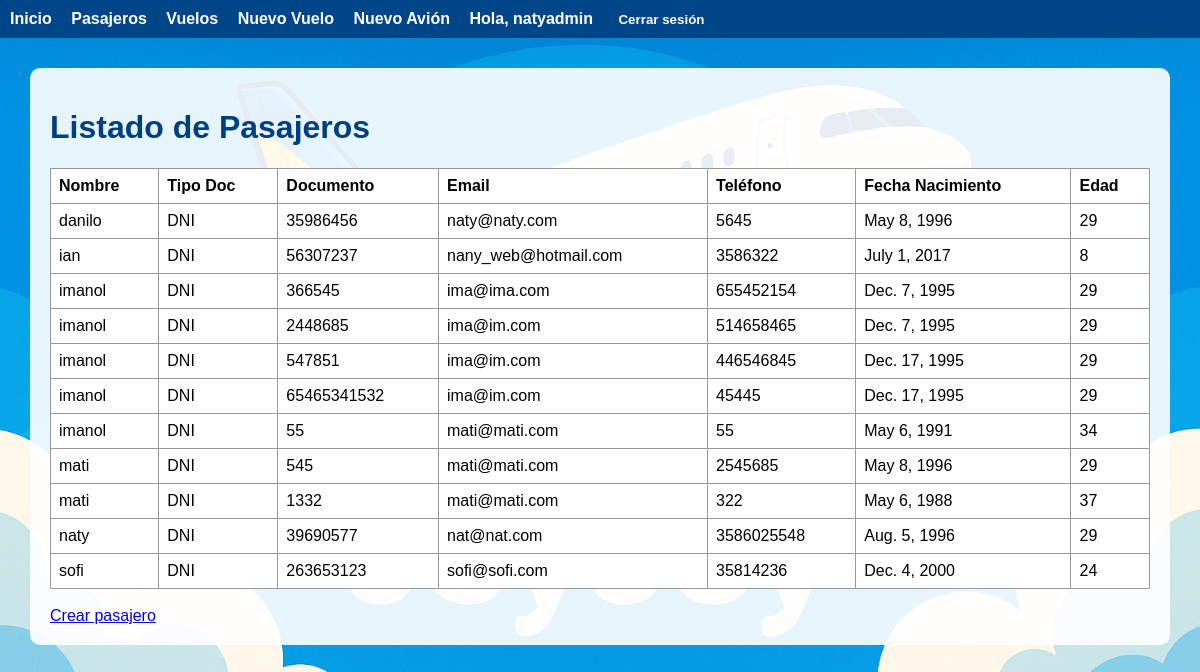
The page /pasajeros/ (signed in) on the database as committed earlier.
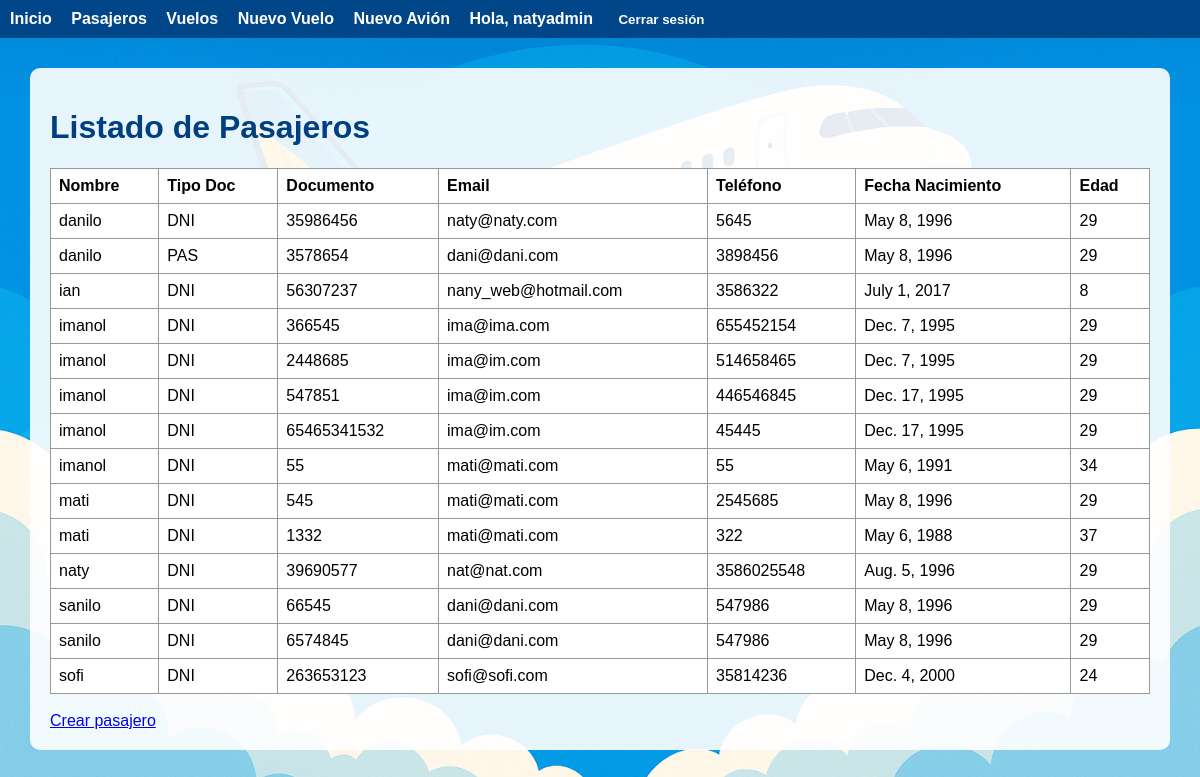
The same page on the database as committed later.
### pasajeros/models.py (models this page shows, shortened)
class Pasajero(models.Model):
    TIPO_DOCUMENTO_CHOICES = [
        ('DNI', 'DNI'),
        ('PAS', 'Pasaporte'),
        ('LC', 'Libreta Cívica'),
        ('LE', 'Libreta de Enrolamiento'),
        ('OTRO', 'Otro'),
    ]
    nombre = models.CharField(max_length=100)
    tipo_documento = models.CharField(max_length=10, choices=TIPO_DOCUMENTO_CHOICES)
    documento = models.CharField(max_length=30, unique=True)
    email = models.EmailField()
    telefono = models.CharField(max_length=20)
    fecha_nacimiento = models.DateField()
    @property
    def edad(self):
        today = date.today()
        return today.year - self.fecha_nacimiento.year - (
            (today.month, today.day) < (self.fecha_nacimiento.month, self.fecha_nacimiento.day)
        )
    class Meta:
        verbose_name = 'Pasajero'
        verbose_name_plural = 'Pasajeros'
        ordering = ['nombre']

### pasajeros/views.py (the view)
# urls.py: path('', views.lista_pasajeros, name='listado_pasajeros'),
@login_required
def lista_pasajeros(request):
    if request.user.perfil and request.user.perfil.rol != 'admin':
        return redirect('home:index')
    pasajeros = Pasajero.objects.all()
    return render(request, 'pasajeros/pasajeros_list.html', {'pasajeros': pasajeros})

### usuarios/models.py (called while the page is built)
def get_perfil(self):
    return getattr(self, 'perfilusuario', None)

### pasajeros/templates/pasajeros/pasajeros_list.html
{% extends 'base.html' %}
{% block content %}
  <h1>Listado de Pasajeros</h1>
  <table border="1">
    <thead>
      <tr>
        <th>Nombre</th>
        <th>Tipo Doc</th>
        <th>Documento</th>
        <th>Email</th>
        <th>Teléfono</th>
        <th>Fecha Nacimiento</th>
        <th>Edad</th>
      </tr>
    </thead>
    <tbody>
      {% for p in pasajeros %}
        <tr>
          <td>{{ p.nombre }}</td>
          <td>{{ p.tipo_documento }}</td>
          <td>{{ p.documento }}</td>
          <td>{{ p.email }}</td>
          <td>{{ p.telefono }}</td>
          <td>{{ p.fecha_nacimiento }}</td>
          <td>{{ p.edad }}</td>
        </tr>
      {% endfor %}
    </tbody>
  </table>
  <br>
  <a href="{% url 'pasajeros:crear_pasajero' %}">Crear pasajero</a>
{% endblock %}

Rows that differ between the two databases and show on the page:
added Pasajero: nombre "danilo", tipo_documento "PAS", documento "3578654", email "dani@dani.com", telefono "3898456", fecha_nacimiento "May 8, 1996", edad "29"
added Pasajero: nombre "sanilo", tipo_documento "DNI", documento "66545", email "dani@dani.com", telefono "547986", fecha_nacimiento "May 8, 1996", edad "29"
added Pasajero: nombre "sanilo", tipo_documento "DNI", documento "6574845", email "dani@dani.com", telefono "547986", fecha_nacimiento "May 8, 1996", edad "29"
